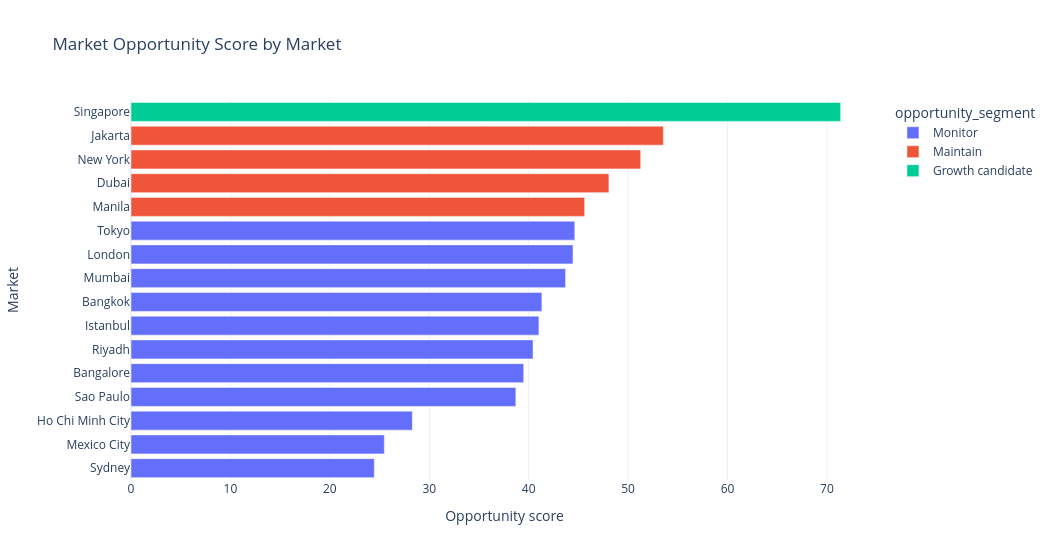

Notebook code for this chart:
### Code cell
fig = px.bar(
    market_opportunity.sort_values("opportunity_score"),
    x="opportunity_score",
    y="market_name",
    color="opportunity_segment",
    orientation="h",
    title="Market Opportunity Score by Market",
    labels={"market_name": "Market", "opportunity_score": "Opportunity score"},
)
fig.show()

### Figure 1 — Plotly figure (JSON) as saved in the notebook; plotly's stock layout.template omitted (floating-point values rounded to 4 significant figures)
{"data": [{"hovertemplate": "opportunity_segment=Monitor<br>Opportunity score=%{x}<br>Market=%{y}<extra></extra>", "legendgroup": "Monitor", "marker": {"color": "#636efa", "pattern": {"shape": ""}}, "name": "Monitor", "orientation": "h", "showlegend": true, "textposition": "auto", "type": "bar", "x": [24.47, 25.48, 28.3, 38.71, 39.5, 40.44, 41.03, 41.33, 43.71, 44.46, 44.64], "xaxis": "x", "y": ["Sydney", "Mexico City", "Ho Chi Minh City", "Sao Paulo", "Bangalore", "Riyadh", "Istanbul", "Bangkok", "Mumbai", "London", "Tokyo"], "yaxis": "y"}, {"hovertemplate": "opportunity_segment=Maintain<br>Opportunity score=%{x}<br>Market=%{y}<extra></extra>", "legendgroup": "Maintain", "marker": {"color": "#EF553B", "pattern": {"shape": ""}}, "name": "Maintain", "orientation": "h", "showlegend": true, "textposition": "auto", "type": "bar", "x": [45.63, 48.07, 51.27, 53.55], "xaxis": "x", "y": ["Manila", "Dubai", "New York", "Jakarta"], "yaxis": "y"}, {"hovertemplate": "opportunity_segment=Growth candidate<br>Opportunity score=%{x}<br>Market=%{y}<extra></extra>", "legendgroup": "Growth candidate", "marker": {"color": "#00cc96", "pattern": {"shape": ""}}, "name": "Growth candidate", "orientation": "h", "showlegend": true, "textposition": "auto", "type": "bar", "x": [71.38], "xaxis": "x", "y": ["Singapore"], "yaxis": "y"}], "layout": {"barmode": "relative", "height": 560, "legend": {"title": {"text": "opportunity_segment"}, "tracegroupgap": 0}, "title": {"text": "Market Opportunity Score by Market"}, "width": 1050, "xaxis": {"anchor": "y", "domain": [0, 1], "title": {"text": "Opportunity score"}}, "yaxis": {"anchor": "x", "domain": [0, 1], "title": {"text": "Market"}}}}
